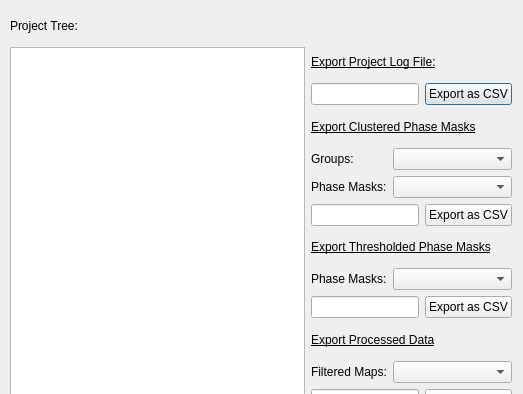
<?xml version="1.0" encoding="UTF-8"?>
<ui version="4.0">
 <class>Export_Dialog</class>
 <widget class="QDialog" name="Export_Dialog">
  <property name="geometry">
   <rect>
    <x>0</x>
    <y>0</y>
    <width>523</width>
    <height>394</height>
   </rect>
  </property>
  <property name="sizePolicy">
   <sizepolicy hsizetype="Preferred" vsizetype="Preferred">
    <horstretch>0</horstretch>
    <verstretch>0</verstretch>
   </sizepolicy>
  </property>
  <property name="maximumSize">
   <size>
    <width>523</width>
    <height>394</height>
   </size>
  </property>
  <property name="windowTitle">
   <string>QACD- Export Arrays</string>
  </property>
  <property name="windowIcon">
   <iconset resource="ProjectManager.qrc">
    <normaloff>:/main_icon/16x16.png</normaloff>:/main_icon/16x16.png</iconset>
  </property>
  <widget class="QWidget" name="layoutWidget">
   <property name="geometry">
    <rect>
     <x>10</x>
     <y>10</y>
     <width>502</width>
     <height>401</height>
    </rect>
   </property>
   <layout class="QGridLayout" name="gridLayout">
    <item row="0" column="0">
     <widget class="QLabel" name="label_tree">
      <property name="text">
       <string>Project Tree:</string>
      </property>
     </widget>
    </item>
    <item row="1" column="0" rowspan="12">
     <widget class="QTreeView" name="treeView"/>
    </item>
    <item row="1" column="1" colspan="4">
     <widget class="QLabel" name="label_1_log">
      <property name="font">
       <font>
        <underline>true</underline>
       </font>
      </property>
      <property name="text">
       <string>Export Project Log File:</string>
      </property>
     </widget>
    </item>
    <item row="2" column="1" colspan="3">
     <widget class="QLineEdit" name="line_Log"/>
    </item>
    <item row="2" column="4">
     <widget class="QPushButton" name="push_Log">
      <property name="text">
       <string>Export as CSV</string>
      </property>
     </widget>
    </item>
    <item row="3" column="1" colspan="4">
     <widget class="QLabel" name="label_2_Clust">
      <property name="font">
       <font>
        <underline>true</underline>
       </font>
      </property>
      <property name="text">
       <string>Export Clustered Phase Masks</string>
      </property>
     </widget>
    </item>
    <item row="6" column="1" colspan="3">
     <widget class="QLineEdit" name="line_Cluster"/>
    </item>
    <item row="6" column="4">
     <widget class="QPushButton" name="push_Cluster">
      <property name="text">
       <string>Export as CSV</string>
      </property>
     </widget>
    </item>
    <item row="7" column="1" colspan="4">
     <widget class="QLabel" name="label_3_Thresh">
      <property name="font">
       <font>
        <underline>true</underline>
       </font>
      </property>
      <property name="text">
       <string>Export Thresholded Phase Masks</string>
      </property>
     </widget>
    </item>
    <item row="8" column="1">
     <widget class="QLabel" name="label_3a_Masks">
      <property name="text">
       <string>Phase Masks:</string>
      </property>
     </widget>
    </item>
    <item row="9" column="1" colspan="3">
     <widget class="QLineEdit" name="line_Thresh"/>
    </item>
    <item row="9" column="4">
     <widget class="QPushButton" name="push_thresh">
      <property name="text">
       <string>Export as CSV</string>
      </property>
     </widget>
    </item>
    <item row="10" column="1" colspan="4">
     <widget class="QLabel" name="label_4_Data">
      <property name="font">
       <font>
        <underline>true</underline>
       </font>
      </property>
      <property name="text">
       <string>Export Processed Data</string>
      </property>
     </widget>
    </item>
    <item row="11" column="1">
     <widget class="QLabel" name="label_4a_Maps">
      <property name="text">
       <string>Filtered Maps:</string>
      </property>
     </widget>
    </item>
    <item row="11" column="2" colspan="3">
     <widget class="QComboBox" name="combo_4a_Maps"/>
    </item>
    <item row="12" column="1" colspan="3">
     <widget class="QLineEdit" name="line_Data"/>
    </item>
    <item row="12" column="4">
     <widget class="QPushButton" name="push_Data">
      <property name="text">
       <string>Export as CSV</string>
      </property>
     </widget>
    </item>
    <item row="4" column="1">
     <widget class="QLabel" name="label_2a_Groups">
      <property name="text">
       <string>Groups:</string>
      </property>
     </widget>
    </item>
    <item row="4" column="2" colspan="3">
     <widget class="QComboBox" name="combo_2a_Groups"/>
    </item>
    <item row="5" column="1">
     <widget class="QLabel" name="label_2b_Masks">
      <property name="text">
       <string>Phase Masks:</string>
      </property>
     </widget>
    </item>
    <item row="5" column="2" colspan="3">
     <widget class="QComboBox" name="combo_2b_Masks"/>
    </item>
    <item row="8" column="2" colspan="3">
     <widget class="QComboBox" name="combo_3a_Masks"/>
    </item>
   </layout>
  </widget>
 </widget>
 <resources>
  <include location="ProjectManager.qrc"/>
 </resources>
 <connections/>
</ui>
